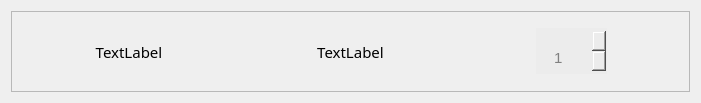
<?xml version="1.0" encoding="UTF-8"?>
<ui version="4.0">
 <class>cart_extra</class>
 <widget class="QWidget" name="cart_extra">
  <property name="geometry">
   <rect>
    <x>0</x>
    <y>0</y>
    <width>701</width>
    <height>103</height>
   </rect>
  </property>
  <property name="windowTitle">
   <string>Form</string>
  </property>
  <property name="styleSheet">
   <string notr="true">QLineEdit, QSpinBox {
  color: rgba(0,0,0,.87);
  padding: 20px 16px 6px;
  background: #ececec;
  border: none;
  border-radius: 4px;
  border-bottom: 1px solid rgba(0,0,0,.42);
  border-radius: 0 0 0 0;
  font-size: 15px;
  height: 20px;
}

QSpinBox:editable {
    background-color: #ececec;
    border: 1px solid #999; 
    border-radius: 4px; 
    padding: 6px;
}

QSpinBox {
	color: grey;
}

</string>
  </property>
  <layout class="QVBoxLayout" name="verticalLayout">
   <item>
    <widget class="QFrame" name="frame">
     <property name="frameShape">
      <enum>QFrame::StyledPanel</enum>
     </property>
     <property name="frameShadow">
      <enum>QFrame::Raised</enum>
     </property>
     <layout class="QHBoxLayout" name="horizontalLayout">
      <item>
       <widget class="QLabel" name="name">
        <property name="font">
         <font>
          <family>Source Sans Pro SemiBold</family>
          <pointsize>11</pointsize>
         </font>
        </property>
        <property name="text">
         <string>TextLabel</string>
        </property>
        <property name="alignment">
         <set>Qt::AlignCenter</set>
        </property>
       </widget>
      </item>
      <item>
       <widget class="QLabel" name="price">
        <property name="font">
         <font>
          <family>Source Sans Pro SemiBold</family>
          <pointsize>11</pointsize>
         </font>
        </property>
        <property name="text">
         <string>TextLabel</string>
        </property>
        <property name="alignment">
         <set>Qt::AlignCenter</set>
        </property>
       </widget>
      </item>
      <item alignment="Qt::AlignHCenter">
       <widget class="QSpinBox" name="anzahlbox">
        <property name="minimum">
         <number>1</number>
        </property>
       </widget>
      </item>
     </layout>
    </widget>
   </item>
  </layout>
 </widget>
 <resources>
  <include location="agriculture-shop-ressources.qrc"/>
 </resources>
 <connections/>
</ui>
